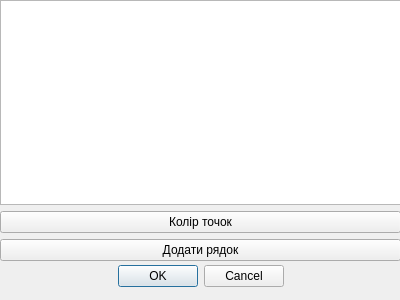
<?xml version="1.0" encoding="UTF-8"?>
<ui version="4.0">
 <class>MyDialog</class>
 <widget class="QDialog" name="MyDialog">
  <property name="geometry">
   <rect>
    <x>0</x>
    <y>0</y>
    <width>400</width>
    <height>300</height>
   </rect>
  </property>
  <property name="windowTitle">
   <string>My Dialog</string>
  </property>
  <widget class="QDialogButtonBox" name="buttonBox">
   <property name="geometry">
    <rect>
     <x>0</x>
     <y>260</y>
     <width>401</width>
     <height>32</height>
    </rect>
   </property>
   <property name="locale">
    <locale language="Ukrainian" country="Ukraine"/>
   </property>
   <property name="orientation">
    <enum>Qt::Horizontal</enum>
   </property>
   <property name="standardButtons">
    <set>QDialogButtonBox::Cancel|QDialogButtonBox::Ok</set>
   </property>
   <property name="centerButtons">
    <bool>true</bool>
   </property>
  </widget>
  <widget class="QWidget" name="verticalLayoutWidget">
   <property name="geometry">
    <rect>
     <x>0</x>
     <y>0</y>
     <width>401</width>
     <height>261</height>
    </rect>
   </property>
   <layout class="QVBoxLayout" name="verticalLayout">
    <item>
     <widget class="QTableView" name="tableView">
      <property name="font">
       <font>
        <pointsize>10</pointsize>
       </font>
      </property>
     </widget>
    </item>
    <item>
     <widget class="QPushButton" name="pushButton_2">
      <property name="text">
       <string>Колір точок</string>
      </property>
     </widget>
    </item>
    <item>
     <widget class="QPushButton" name="pushButton_3">
      <property name="text">
       <string>Додати рядок</string>
      </property>
     </widget>
    </item>
   </layout>
  </widget>
 </widget>
 <resources/>
 <connections>
  <connection>
   <sender>buttonBox</sender>
   <signal>accepted()</signal>
   <receiver>MyDialog</receiver>
   <slot>accept()</slot>
   <hints>
    <hint type="sourcelabel">
     <x>248</x>
     <y>254</y>
    </hint>
    <hint type="destinationlabel">
     <x>157</x>
     <y>274</y>
    </hint>
   </hints>
  </connection>
  <connection>
   <sender>buttonBox</sender>
   <signal>rejected()</signal>
   <receiver>MyDialog</receiver>
   <slot>reject()</slot>
   <hints>
    <hint type="sourcelabel">
     <x>316</x>
     <y>260</y>
    </hint>
    <hint type="destinationlabel">
     <x>286</x>
     <y>274</y>
    </hint>
   </hints>
  </connection>
 </connections>
</ui>
